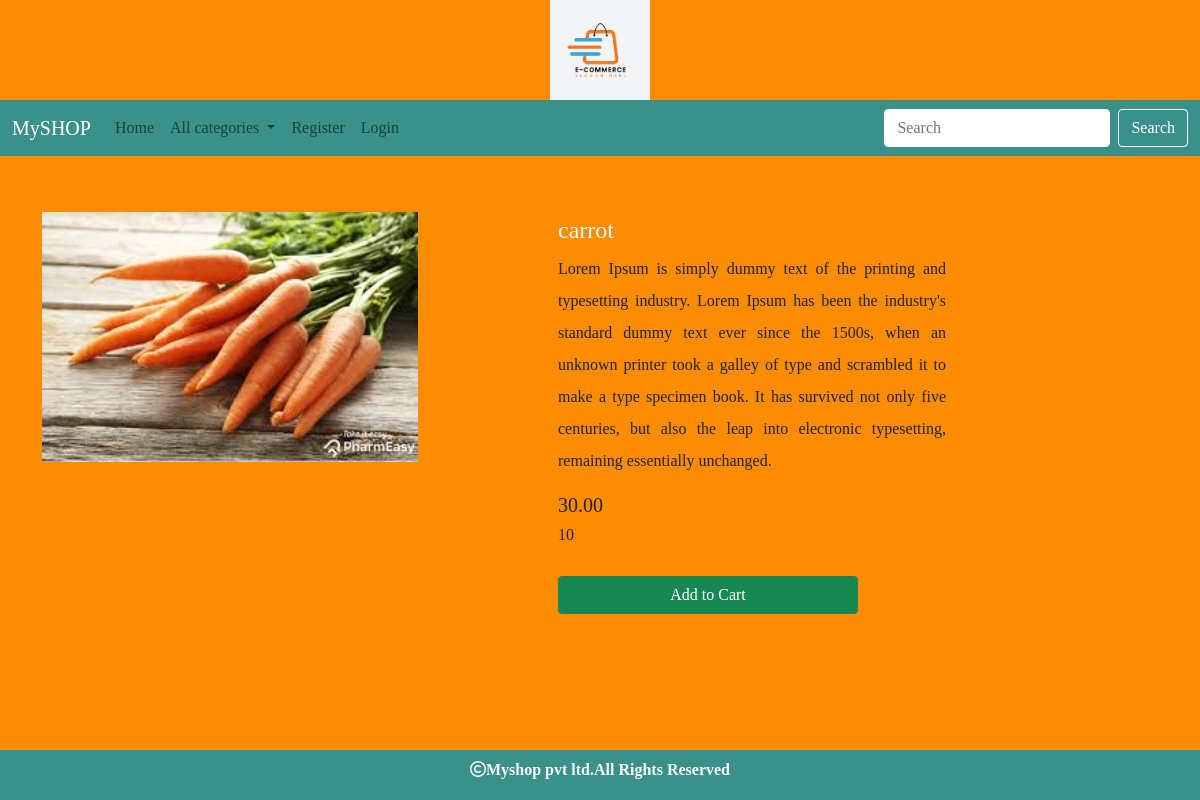
/detail/1, run on the app's committed database.
### shop/models.py (models this page shows, shortened)
class Product(models.Model):
    name = models.CharField(max_length=30)
    desc = models.TextField()
    image = models.ImageField(upload_to='products', null=True, blank=True)
    price= models.DecimalField(max_digits=10,decimal_places=2)
    stock=models.IntegerField()
    available=models.BooleanField(default=True)
    created=models.DateTimeField(auto_now_add=True) #one time
    updated=models.DateTimeField(auto_now=True) #every time we update records
    category=models.ForeignKey(Category,on_delete=models.CASCADE)

### shop/views.py (the view)
# urls.py: path('detail/<int:p>',views.showdetail,name="detail"),
def showdetail(request,p):
    p=Product.objects.get(id=p)
    return render(request,'detail.html',{'p':p})

### cart/context_processors.py (called while the page is built, shortened)
def total(request):
    count = 0
    return {'count': count}

### shop/context_processors.py (called while the page is built)
def links(request):
    c=Category.objects.all()
    return {'links':c}

### templates/detail.html
{% extends 'base.html' %}
{% block content %}
<div class="container mt-6">
    <div class="row mt-5">
        <div class="col-4 me-5" >
            <img class="mt-2" src="{{p.image.url}}" height="250px width:300px;">
        </div>
        <div class="col-5 me-3 mt-2 pt-1" style="padding-left:100px;width:500px;" >
            <h4 class="text-light">{{p.name}}</h4>
            <p style="text-align:justify;line-height:2;">{{p.desc}}</p>
            <h5 class="mt-2">{{p.price}}</h5>
            <h6 class="mt-2">{{p.stock}}</h6>
            {% if user.is_superuser == True %}
            {% if p.stock > 0 %}
           <h3 class="text-light">In Stock</h3>
             <a href="{% url 'admin:index' %}" class="btn btn-success mt-4" style="width:300px;">Add Stock</a>
            {% else %}
            <h3 class="text-light"> Out of Stock</h3>
             <a href="{% url 'admin:index' %}" class="btn btn-success mt-4" style="width:300px;">Add Stock</a>
            {% endif %}
            {% else %}
            {% if p.stock > 0 %}
            <a href="{% url 'cart:addtocart' p.id %}" class="btn btn-success mt-4" style="width:300px;">Add to Cart</a>
            {% else %}
            <h3 class="text-light">Out of Stock</h3>
            {% endif %}
            {% endif %}
        </div>
    </div>
</div>
{% endblock %}

### static/css/style.css (style rules this page uses)
body { background-color:#fc8c03; font-family: "Zilla Slab", serif; font-optical-sizing: auto; font-weight: 300; font-style: normal; font-variation-settings: "wdth" 100; }

### data on the page
Product: image (picture), name "carrot", desc "Lorem Ipsum is simply dummy text of the printing and typesetting industry. Lorem Ipsum has been the industry's standard dummy text ever since the 1500s, when an unknown printer took a galley of type and scrambled it to make a type specimen book. It has survived not only five centuries, but also the leap into electronic typesetting, remaining essentially unchanged.", price "30.00", stock "10"
